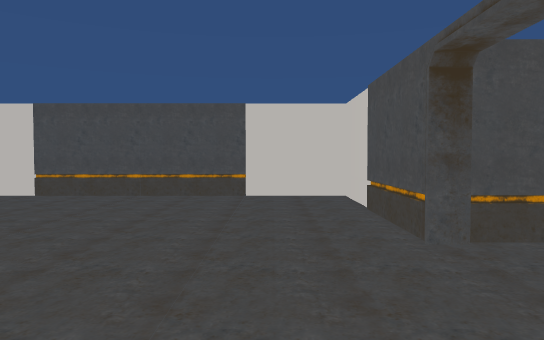
View 1 (above)

12 first-person views from a walk through a scene from a Unity 3-D project. The camera is 1.5 m above the floor, tilts 2° down and sees 70° across. The floor is counted in squares, 2 m on a side. Each view is taken from the middle of a square. On the plan, view 1 faces up. The plan holds only what a view shows up to about 12 squares ahead; the rest is blank. The place goes on beyond the plan. The player is left out.

View 2
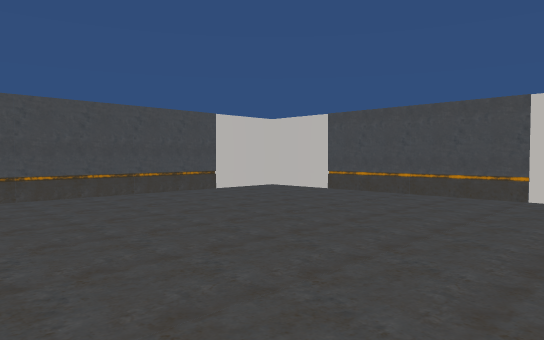

View 3
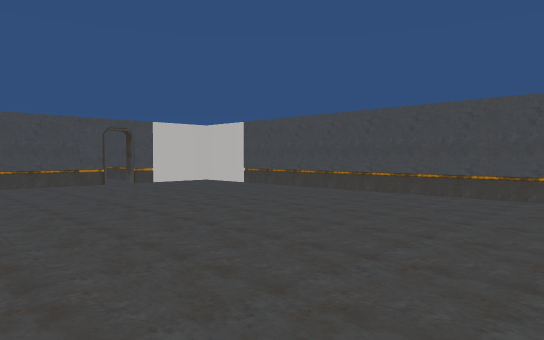

View 4
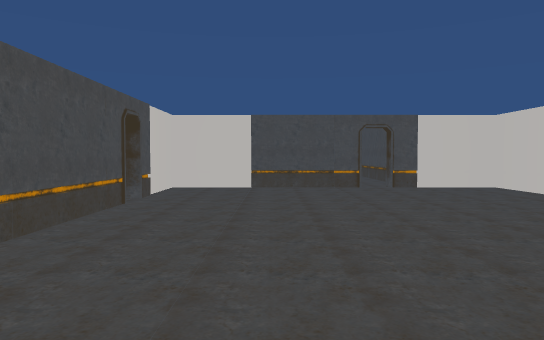

View 5
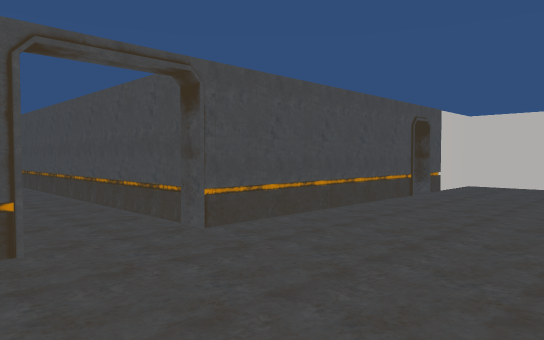

View 6
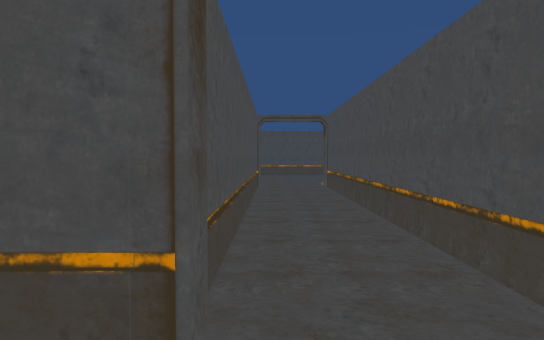

View 7
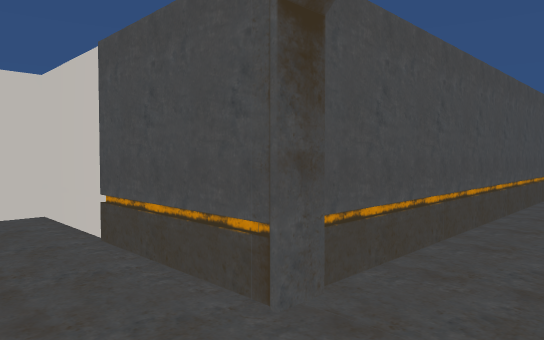

View 8
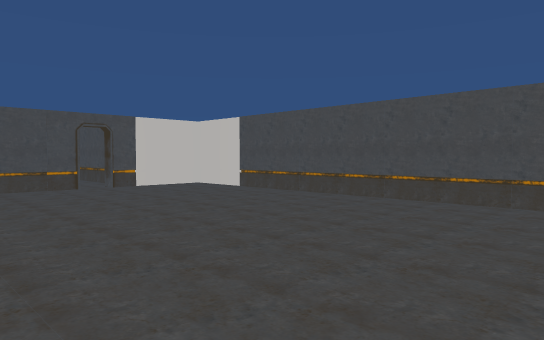

View 9
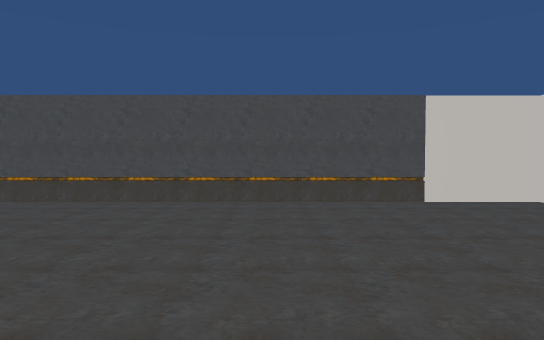

View 10
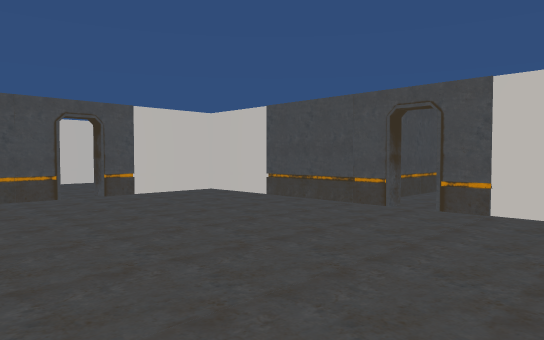

View 11
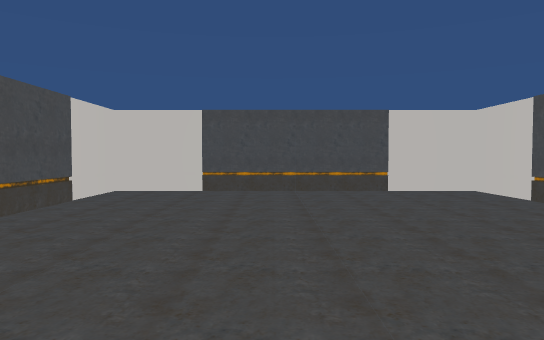

View 12
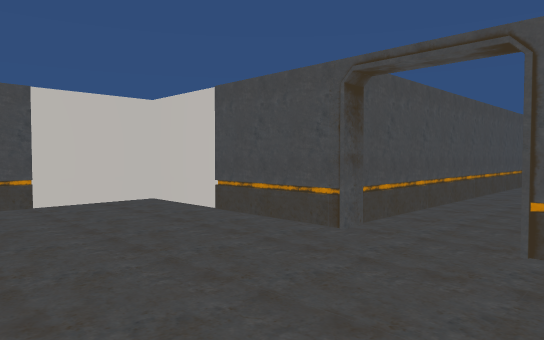

### Floor plan
Key: @ floor where view 1 was taken; # wall or solid block; . floor; O other object.
Columns run from 7 left of view 1 to 12 right of it. Each row starts with its distance up from view 1.
  8  OO####OO
  7 O........O
  6 O........O
  5 #........#
  4 #........#######O
  3 #.......O...........
  2 #.......O........O..
  1 #........########
  0 #......@.#
 -1 #........#
 -2 #.......##
 -3 #.......O#
 -4 #.......OO..O
 -5 O.......O  .O
 -6 O...O...O
 -7  OO####OO
 -8    ##

Where each view was taken, in squares from view 1:
view 1: 0 up, 0 right, facing up
view 2: 0 up, 1 right, facing up-left
view 3: 4 up, 1 right, facing down-left
view 4: 3 up, 1 left, facing down
view 5: 4 up, 2 left, facing down-right
view 6: 3 up, 0 right, facing right
view 7: 2 up, 0 right, facing up-right
view 8: 3 up, 0 right, facing down-left
view 9: 3 up, 0 right, facing left
view 10: 1 down, 6 left, facing down-right
view 11: 1 down, 3 left, facing up
view 12: 1 up, 2 left, facing up-right
